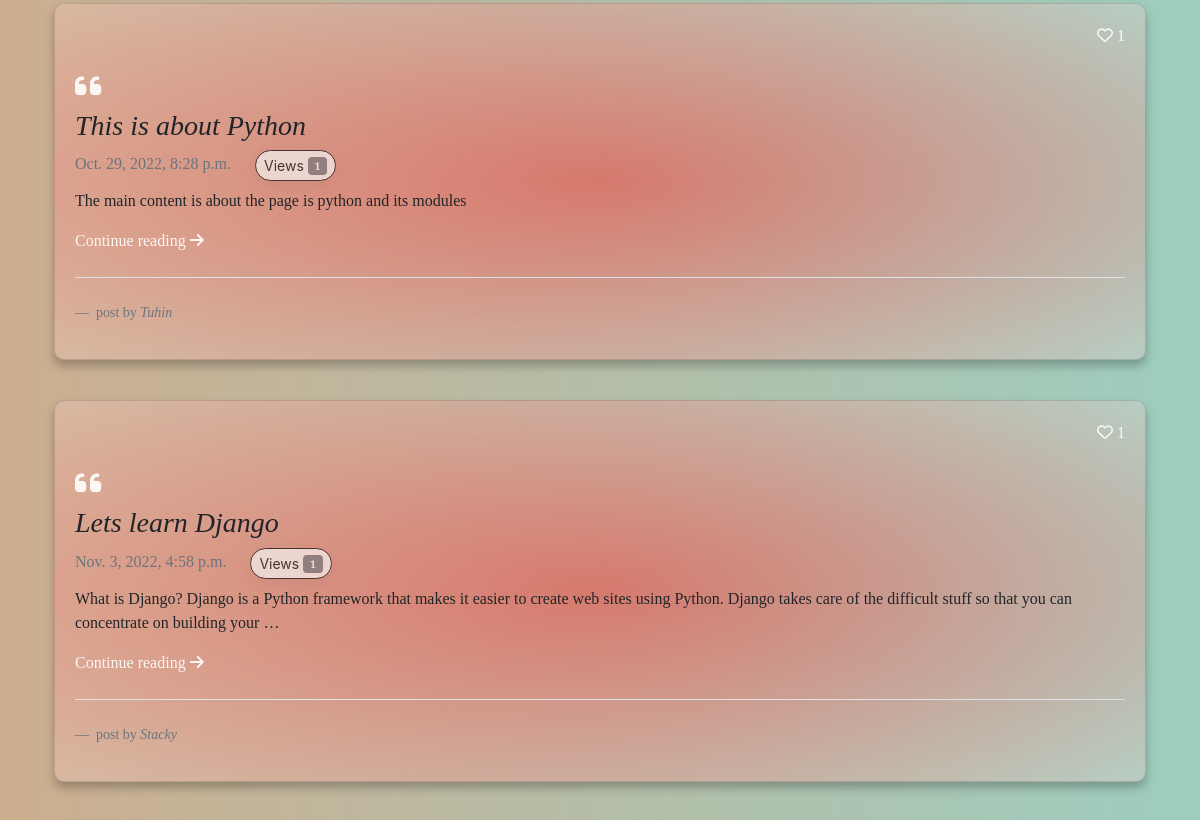
The page /blog/ (middle part) on the database as committed earlier.
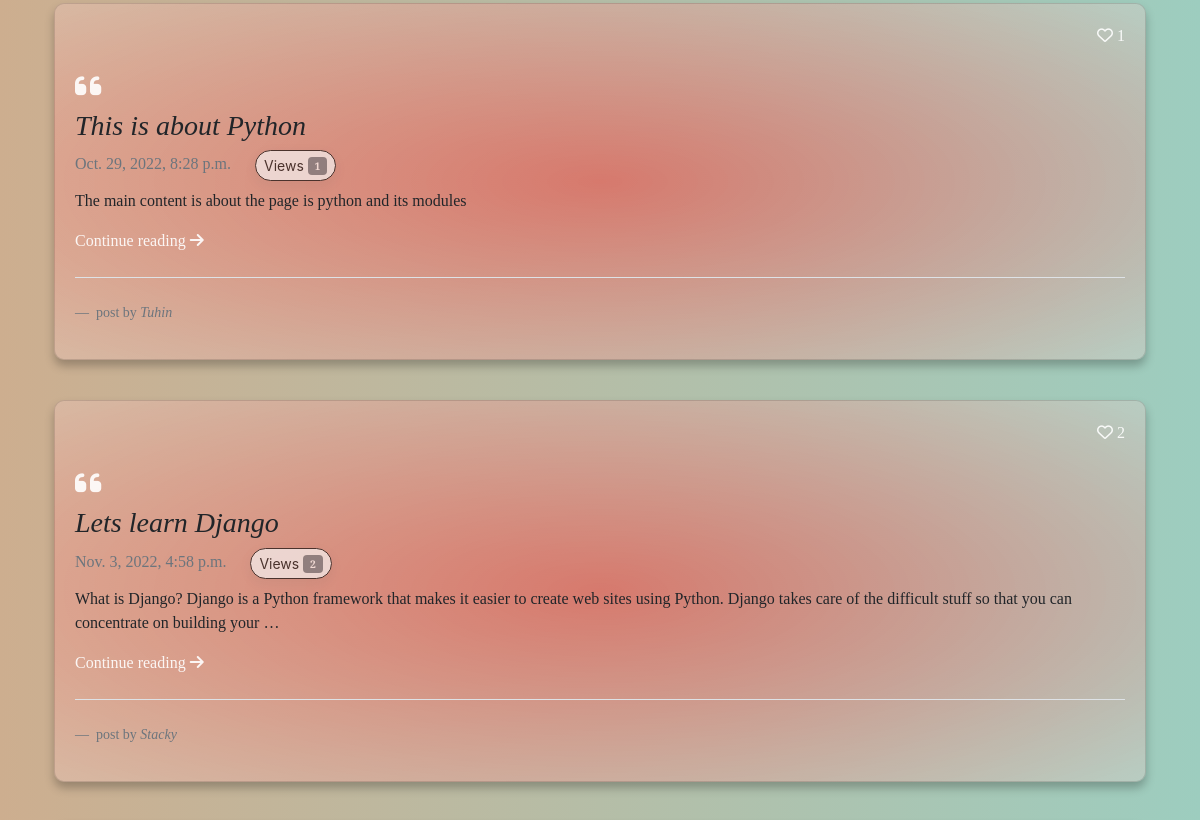
The same page on the database as committed later.
### blog/models.py (models this page shows, shortened)
class Post(models.Model):
     sno = models.AutoField(primary_key=True)
     title = models.CharField(max_length=255)
     content = models.TextField()
     author = models.CharField(max_length=100)
     slug = models.CharField(max_length=130)
     totalviews = models.IntegerField(default=0)
     views = models.IntegerField(default=0)
     likes = models.IntegerField(default=0)
     timeStamp = models.DateTimeField(default=now)

### blog/views.py (the view)
# urls.py: path('', views.blogHome, name="blogHome"),
def blogHome(request):
    allPosts= Post.objects.all()
    context={'allPosts': allPosts}
    return render(request, "blog/bloghome.html", context)

### templates/blog/bloghome.html (shortened to what this page needs)
{% extends 'base.html' %}
{% block body %}
<main class="container my-3">
       <section class="mx-auto my-5">
            {% for post in allPosts %}
            <div class="main-container p-0">
              <div class="cards">
                <div class="card card-2">
                  <div class="card__icon"><i class="fa-solid fa-quote-left"></i></div>
                    <p class="card__exit">
                    <i class="fa-regular fa-heart"></i> {{post.likes}}</p>
                    <em><h3 class="mb-0" style="font-family: 'Monoton', cursive;">{{post.title}}</h3></em>
                    <div class="mb-1 text-muted mt-2 mb-2">{{post.timeStamp}}<span class="mx-4"><button type="button" class="btn btn-light btn-sm" style="border-color: black;
                      border-radius: 30px 30px 30px 30px !important;
                      box-shadow: 0 4px 15px 0 rgb(7 42 68 / 9%);" disabled>
                      Views <span class="badge text-bg-secondary">{{post.views}}</span>
                    </button></span></div>
                    <p class="mb-auto"><div class="preview">{{post.content|safe|truncatechars:200}}</div></p>
                    {% if user.is_authenticated %}
                    <form action="/blog/postView" method="post">{% csrf_token %}
                      <input type="hidden" name="pSno" value="{{post.sno}}">
                    <button type="submit" class="card__link" href="/blog/{{post.slug}}" style="background: none;border: none;">Continue reading <i class="fas fa-arrow-right"></i></button>
                    </form>
                    {% else %}
                    <a class="card__link" href="/blog/{{post.slug}}" style="background: none;border: none;">Continue reading <i class="fas fa-arrow-right"></i></a>
                    {% endif %}
                    <footer class="blockquote-footer pt-4 mt-4 border-top">
                      post by
                      <cite title="Source Title">{{post.author}}</cite>
                    </footer>
                  </div>
                </div>
              </div>
            {% endfor %}
          </section>
  </main>
{% endblock body %}

Rows that differ between the two databases and show on the page:
changed Post "Lets learn Django": likes "1" → "2"; views "1" → "2"
